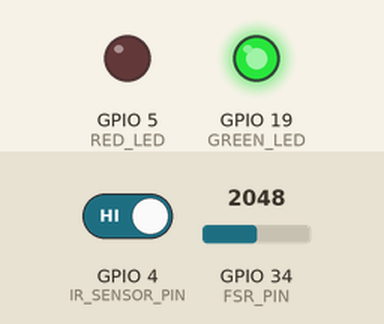
Bench run of a sketch on a simulated ESP32. Shown: output pins drawn as LEDs (lit = HIGH). The inputs (shaded band) are chosen by the test bench; at power-on: GPIO 4 (IR_SENSOR_PIN) HIGH, GPIO 34 (FSR_PIN) = 2048. WiFi joins after 1.5 s; servers stay silent unless stated; what the sketch prints to the serial monitor is not drawn.

Above: at 2.7 s.
2.8 s: GPIO 4 (IR_SENSOR_PIN) driven LOW
At 4.1 s:
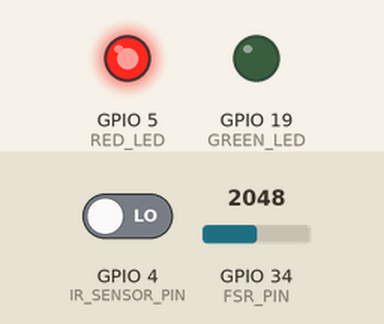
4.4 s: GPIO 4 (IR_SENSOR_PIN) driven HIGH
At 5.4 s:
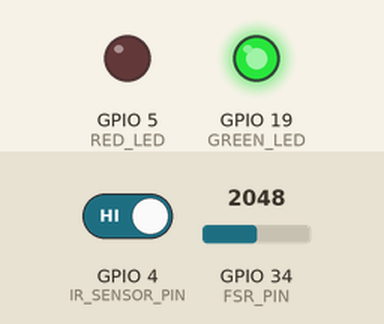
Timing chart, 0 to 7.4 s (numbered marks = the images above; inputs shaded):
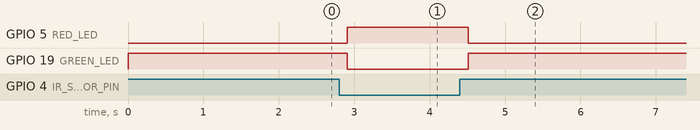

Measured:
- after the input at 2.8 s, GPIO 5 (RED_LED): LOW → HIGH after 0.11 s; GPIO 19 (GREEN_LED): HIGH → LOW after 0.11 s
- after the input at 4.4 s, GPIO 5 (RED_LED): HIGH → LOW after 0.11 s; GPIO 19 (GREEN_LED): LOW → HIGH after 0.11 s

The sketch:

Project_code.ino
```cpp
/*
========================================================
LIBRARY SEAT MONITORING SYSTEM
ESP32 + IR SENSOR + FSR + WEB SERVER
========================================================

FEATURES:
✔ WiFi Dashboard
✔ Chrome Monitoring
✔ Live Seat Status
✔ LED Indication
✔ Attractive UI
✔ Stable WebServer Version

========================================================
CONNECTIONS

IR SENSOR:
VCC -> 3V3
GND -> GND
OUT -> D4

FSR:
One end -> 3V3
Other end -> D34
10k resistor from D34 -> GND

RED LED:
D5 -> Resistor -> LED +
LED - -> GND

GREEN LED:
D19 -> Resistor -> LED +
LED - -> GND

========================================================
IMPORTANT:
USE ESP32 BOARD VERSION = 2.0.17
========================================================
*/

#include <WiFi.h>
#include <WebServer.h>

// ======================================================
// WIFI DETAILS
// ======================================================
const char* ssid = "______";
const char* password = "______";

// ======================================================
// PIN DEFINITIONS
// ======================================================
#define IR_SENSOR_PIN 4
#define FSR_PIN 34

#define RED_LED 5
#define GREEN_LED 19

// ======================================================
// VARIABLES
// ======================================================
int fsrValue = 0;
int irValue = 0;

int fsrThreshold = 1200;

String seatStatus = "AVAILABLE";

// ======================================================
// CREATE WEB SERVER
// ======================================================
WebServer server(80);

// ======================================================
// HTML WEBPAGE
// ======================================================
String webpage = R"rawliteral(

<!DOCTYPE html>
<html>

<head>

<title>Library Seat Monitoring</title>

<meta name="viewport" content="width=device-width, initial-scale=1">

<style>

body{
    margin:0;
    padding:0;
    font-family: Arial;
    background: linear-gradient(to right,#141E30,#243B55);
    color:white;
    text-align:center;
}

.container{
    margin-top:50px;
}

.card{
    width:350px;
    margin:auto;
    background:rgba(255,255,255,0.1);
    padding:30px;
    border-radius:20px;
    box-shadow:0px 0px 20px rgba(0,0,0,0.4);
}

h1{
    font-size:30px;
}

.status{
    font-size:28px;
    font-weight:bold;
    margin-top:20px;
}

.data{
    font-size:22px;
    margin-top:20px;
}

.circle{
    width:35px;
    height:35px;
    border-radius:50%;
    margin:auto;
    margin-top:25px;
}

</style>

</head>

<body>

<div class="container">

<div class="card">

<h1>Library Seat Monitoring</h1>

<div class="status" id="status">
Loading...
</div>

<div class="data">
IR Sensor : <span id="ir">--</span>
</div>

<div class="data">
FSR Value : <span id="fsr">--</span>
</div>

<div class="circle" id="circle"></div>

</div>

</div>

<script>

function updateData(){

fetch('/data')

.then(response => response.json())

.then(data => {

document.getElementById('status').innerHTML = data.status;

document.getElementById('ir').innerHTML = data.ir;

document.getElementById('fsr').innerHTML = data.fsr;

if(data.status == "OCCUPIED"){

document.getElementById('status').style.color = "red";

document.getElementById('circle').style.background = "red";

document.getElementById('circle').style.boxShadow = "0 0 20px red";

}

else{

document.getElementById('status').style.color = "#00ff99";

document.getElementById('circle').style.background = "#00ff99";

document.getElementById('circle').style.boxShadow = "0 0 20px #00ff99";

}

});

}

setInterval(updateData,1000);

</script>

</body>
</html>

)rawliteral";

// ======================================================
// HANDLE ROOT PAGE
// ======================================================
void handleRoot()
{
    server.send(200, "text/html", webpage);
}

// ======================================================
// HANDLE SENSOR DATA
// ======================================================
void handleData()
{
    String json = "{";

    json += "\"status\":\"" + seatStatus + "\",";
    json += "\"ir\":\"" + String(irValue) + "\",";
    json += "\"fsr\":\"" + String(fsrValue) + "\"";

    json += "}";

    server.send(200, "application/json", json);
}

// ======================================================
// SETUP
// ======================================================
void setup()
{
    Serial.begin(115200);

    pinMode(IR_SENSOR_PIN, INPUT);

    pinMode(RED_LED, OUTPUT);
    pinMode(GREEN_LED, OUTPUT);

    digitalWrite(RED_LED, LOW);
    digitalWrite(GREEN_LED, HIGH);

    // ==================================================
    // CONNECT TO WIFI
    // ==================================================
    WiFi.begin(ssid, password);

    Serial.print("Connecting to WiFi");

    int timeout = 0;

    while(WiFi.status() != WL_CONNECTED)
    {
        delay(500);

        Serial.print(".");

        timeout++;

        // Timeout after 30 tries
        if(timeout > 30)
        {
            Serial.println("\nWiFi Connection Failed!");

            Serial.println("Check:");
            Serial.println("1. WiFi Name");
            Serial.println("2. Password");
            Serial.println("3. Hotspot should be 2.4 GHz");

            return;
        }
    }

    Serial.println("\nWiFi Connected Successfully!");

    // ==================================================
    // PRINT IP ADDRESS
    // ==================================================
    Serial.print("Open Chrome and enter: http://");

    Serial.println(WiFi.localIP());

    // ==================================================
    // WEB SERVER ROUTES
    // ==================================================
    server.on("/", handleRoot);

    server.on("/data", handleData);

    // ==================================================
    // START SERVER
    // ==================================================
    server.begin();

    Serial.println("Web Server Started!");
}

// ======================================================
// LOOP
// ======================================================
void loop()
{
    server.handleClient();

    // Read Sensors
    irValue = digitalRead(IR_SENSOR_PIN);

    fsrValue = analogRead(FSR_PIN);

    // Detection Logic
    bool irDetected = (irValue == LOW);

    bool pressureDetected = (fsrValue > fsrThreshold);

    // Seat Occupied
    if(irDetected && pressureDetected)
    {
        seatStatus = "OCCUPIED";

        digitalWrite(RED_LED, HIGH);

        digitalWrite(GREEN_LED, LOW);
    }

    // Seat Available
    else
    {
        seatStatus = "AVAILABLE";

        digitalWrite(RED_LED, LOW);

        digitalWrite(GREEN_LED, HIGH);
    }

    delay(200);
}
```
